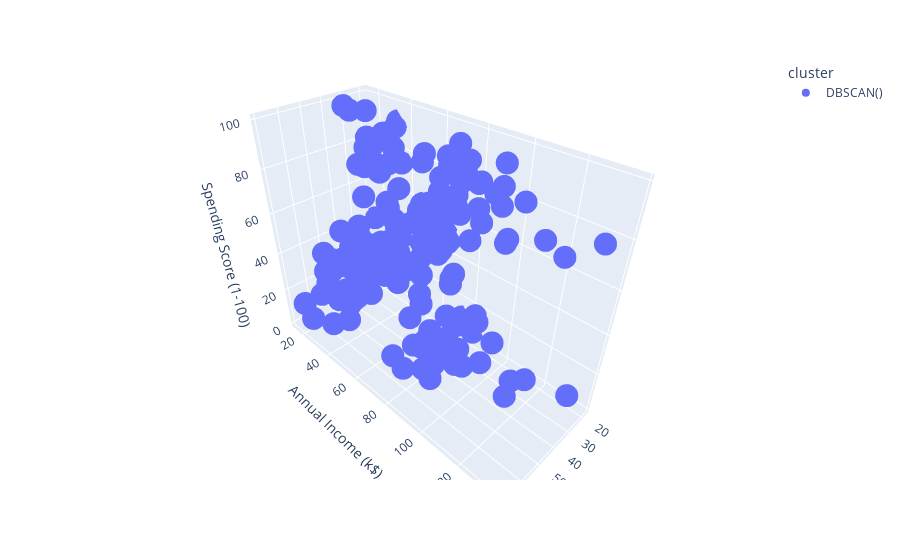

Notebook code cell kept with this figure:
### Code cell
px.scatter_3d(data_frame=dbscan_df, color='cluster', x='Age', y='Annual Income (k$)', z='Spending Score (1-100)')

### Figure 1 — Plotly figure (JSON) as saved in the notebook; plotly's stock layout.template omitted (floating-point values rounded to 4 significant figures; data arrays with more than 128 entries replaced by an {"elided": "..."} marker saying what was removed)
{"data": [{"hovertemplate": "cluster=DBSCAN()<br>Age=%{x}<br>Annual Income (k$)=%{y}<br>Spending Score (1-100)=%{z}<extra></extra>", "legendgroup": "DBSCAN()", "marker": {"color": "#636efa", "symbol": "circle"}, "mode": "markers", "name": "DBSCAN()", "scene": "scene", "showlegend": true, "type": "scatter3d", "x": {"elided": "200 int values"}, "y": {"elided": "200 int values"}, "z": {"elided": "200 int values"}}], "layout": {"autosize": true, "legend": {"title": {"text": "cluster"}, "tracegroupgap": 0}, "margin": {"t": 60}, "scene": {"aspectmode": "auto", "aspectratio": {"x": 0.6093, "y": 1.429, "z": 1.148}, "domain": {"x": [0, 1], "y": [0, 1]}, "xaxis": {"title": {"text": "Age"}, "type": "linear"}, "yaxis": {"title": {"text": "Annual Income (k$)"}, "type": "linear"}, "zaxis": {"title": {"text": "Spending Score (1-100)"}, "type": "linear"}}}}
